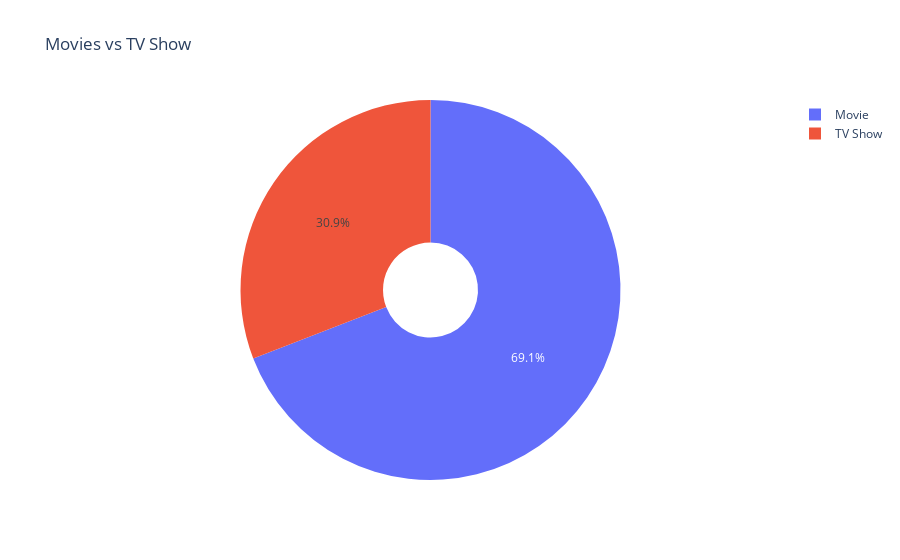

The code cell stored with this chart in its notebook:
### Code cell
showtype=data.type.value_counts()
fig = px.pie( values=showtype.values, names=showtype.index, title='Movies vs TV Show',hole=0.25)
fig.show()

### Figure 1 — Plotly figure (JSON) as saved in the notebook; plotly's stock layout.template omitted (floating-point values rounded to 4 significant figures)
{"data": [{"domain": {"x": [0, 1], "y": [0, 1]}, "hole": 0.25, "hovertemplate": "label=%{label}<br>value=%{value}<extra></extra>", "labels": ["Movie", "TV Show"], "legendgroup": "", "name": "", "showlegend": true, "type": "pie", "values": [5372, 2398]}], "layout": {"legend": {"tracegroupgap": 0}, "title": {"text": "Movies vs TV Show"}}}
